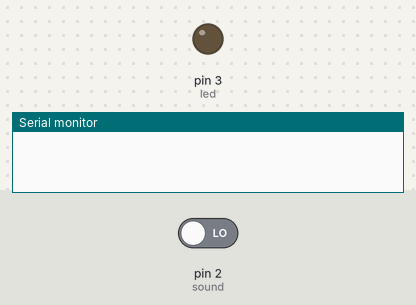
This sketch was run on a simulated Arduino Uno, built with avr-gcc and run on an emulated ATmega328P. On the bench: output pins drawn as LEDs (lit = HIGH), the last lines printed to the serial monitor. Dashed ring = blinking. The inputs (shaded band) are chosen by the test bench; at power-on: pin 2 (sound) LOW.

Above: at 1.2 s.
1.3 s: pin 2 (sound) driven HIGH
At 2.0 s:
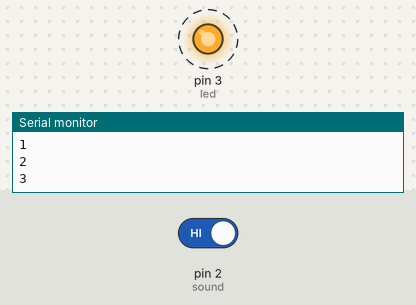
4.3 s: pin 2 (sound) driven LOW
At 5.1 s:
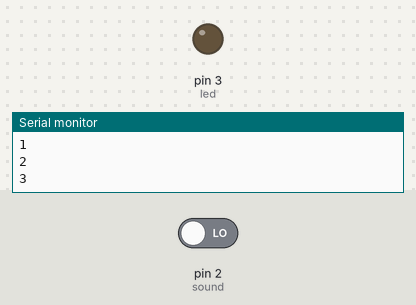
Timing chart, 0 to 7.3 s (numbered marks = the images above; inputs shaded):
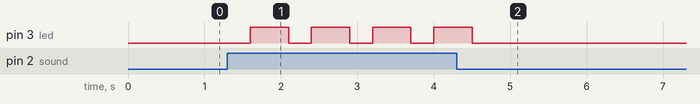

Measured:
- after the input at 1.3 s, pin 3 (led): alternates HIGH for 0.50 s and LOW for 0.30 s, starting after 0.30 s
- after the input at 4.3 s, pin 3 (led): goes on until 4.5 s, then stays LOW

The sketch:

sound_digital_working_micro.ino
```cpp
int led = 3;
int sound = 2;
int data;
int value = 0;
unsigned long start;
unsigned long test;

void setup() {
  // put your setup code here, to run once:
  pinMode(led, OUTPUT);
  pinMode(sound, INPUT);
  Serial.begin(9600);

}

void loop() {
  data = digitalRead(sound);
  //delay(100);
  if (data == 1) {
    start = millis();
    value += 1;
    Serial.println(value);
    delay(100);
  }
  test = millis();
  if (test - start > 1000){
    value = 0;
  }
  if (value == 3) {
    digitalWrite(led, HIGH);
    delay(500);
    digitalWrite(led, LOW);
    value = 0;
  }
}
```
